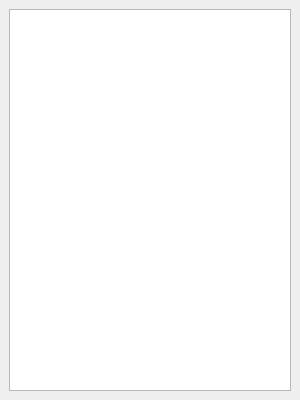
<?xml version="1.0" encoding="UTF-8"?>
<ui version="4.0">
 <class>errorNodesWin</class>
 <widget class="QMainWindow" name="errorNodesWin">
  <property name="geometry">
   <rect>
    <x>0</x>
    <y>0</y>
    <width>300</width>
    <height>400</height>
   </rect>
  </property>
  <property name="minimumSize">
   <size>
    <width>300</width>
    <height>400</height>
   </size>
  </property>
  <property name="maximumSize">
   <size>
    <width>300</width>
    <height>400</height>
   </size>
  </property>
  <property name="windowTitle">
   <string>ErrorNodesWin</string>
  </property>
  <widget class="QWidget" name="centralwidget">
   <layout class="QGridLayout" name="gridLayout">
    <item row="0" column="0">
     <widget class="QListWidget" name="listWidget"/>
    </item>
   </layout>
  </widget>
 </widget>
 <resources/>
 <connections/>
</ui>
